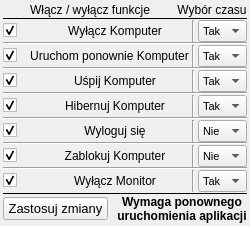
         <widget class="QWidget" name="Settings_TrayConfiguration" native="true">
          <layout class="QVBoxLayout" name="verticalLayout">
           <property name="spacing">
            <number>0</number>
           </property>
           <property name="leftMargin">
            <number>3</number>
           </property>
           <property name="topMargin">
            <number>3</number>
           </property>
           <property name="rightMargin">
            <number>3</number>
           </property>
           <property name="bottomMargin">
            <number>3</number>
           </property>
           <item>
            <layout class="QHBoxLayout" name="horizontalLayout_22">
             <item>
              <widget class="QLabel" name="label_9">
               <property name="text">
                <string>Włącz / wyłącz funkcje</string>
               </property>
               <property name="alignment">
                <set>Qt::AlignCenter</set>
               </property>
               <property name="wordWrap">
                <bool>true</bool>
               </property>
              </widget>
             </item>
             <item>
              <widget class="QLabel" name="label_17">
               <property name="sizePolicy">
                <sizepolicy hsizetype="Maximum" vsizetype="Preferred">
                 <horstretch>0</horstretch>
                 <verstretch>0</verstretch>
                </sizepolicy>
               </property>
               <property name="text">
                <string>Wybór czasu</string>
               </property>
               <property name="alignment">
                <set>Qt::AlignCenter</set>
               </property>
              </widget>
             </item>
            </layout>
           </item>
           <item>
            <widget class="Line" name="line_14">
             <property name="frameShadow">
              <enum>QFrame::Plain</enum>
             </property>
             <property name="lineWidth">
              <number>1</number>
             </property>
             <property name="midLineWidth">
              <number>0</number>
             </property>
             <property name="orientation">
              <enum>Qt::Horizontal</enum>
             </property>
            </widget>
           </item>
           <item>
            <layout class="QHBoxLayout" name="horizontalLayout">
             <property name="spacing">
              <number>3</number>
             </property>
             <item>
              <widget class="QCheckBox" name="Settings_Tray_Shutdown">
               <property name="sizePolicy">
                <sizepolicy hsizetype="Maximum" vsizetype="Fixed">
                 <horstretch>0</horstretch>
                 <verstretch>0</verstretch>
                </sizepolicy>
               </property>
               <property name="text">
                <string/>
               </property>
               <property name="checked">
                <bool>true</bool>
               </property>
              </widget>
             </item>
             <item>
              <widget class="QLabel" name="Settings_Tray_ShutdownIcon">
               <property name="maximumSize">
                <size>
                 <width>18</width>
                 <height>18</height>
                </size>
               </property>
               <property name="text">
                <string/>
               </property>
               <property name="pixmap">
                <pixmap resource="../../resources.qrc">:/icons/Resources/Icons/shutdown.png</pixmap>
               </property>
               <property name="scaledContents">
                <bool>true</bool>
               </property>
              </widget>
             </item>
             <item>
              <widget class="QLabel" name="Settings_Tray_ShutdownText">
               <property name="text">
                <string>Wyłącz Komputer</string>
               </property>
               <property name="alignment">
                <set>Qt::AlignCenter</set>
               </property>
              </widget>
             </item>
             <item>
              <widget class="Line" name="line">
               <property name="orientation">
                <enum>Qt::Vertical</enum>
               </property>
              </widget>
             </item>
             <item>
              <widget class="QComboBox" name="Settings_Tray_ShutdownTime">
               <property name="enabled">
                <bool>true</bool>
               </property>
               <property name="sizePolicy">
                <sizepolicy hsizetype="Maximum" vsizetype="Minimum">
                 <horstretch>0</horstretch>
                 <verstretch>0</verstretch>
                </sizepolicy>
               </property>
               <property name="font">
                <font>
                 <pointsize>8</pointsize>
                </font>
               </property>
               <property name="cursor">
                <cursorShape>PointingHandCursor</cursorShape>
               </property>
               <property name="currentIndex">
                <number>1</number>
               </property>
               <property name="iconSize">
                <size>
                 <width>13</width>
                 <height>13</height>
                </size>
               </property>
               <item>
                <property name="text">
                 <string>Nie</string>
                </property>
                <property name="icon">
                 <iconset resource="../../resources.qrc">
                  <normaloff>:/icons/Resources/Icons/cancel.png</normaloff>:/icons/Resources/Icons/cancel.png</iconset>
                </property>
               </item>
               <item>
                <property name="text">
                 <string>Tak</string>
                </property>
                <property name="icon">
                 <iconset resource="../../resources.qrc">
                  <normaloff>:/icons/Resources/Icons/accept.png</normaloff>:/icons/Resources/Icons/accept.png</iconset>
                </property>
               </item>
              </widget>
             </item>
            </layout>
           </item>
           <item>
            <widget class="Line" name="line_22">
             <property name="frameShadow">
              <enum>QFrame::Sunken</enum>
             </property>
             <property name="lineWidth">
              <number>1</number>
             </property>
             <property name="midLineWidth">
              <number>0</number>
             </property>
             <property name="orientation">
              <enum>Qt::Horizontal</enum>
             </property>
            </widget>
           </item>
           <item>
            <layout class="QHBoxLayout" name="horizontalLayout_2">
             <property name="spacing">
              <number>3</number>
             </property>
             <item>
              <widget class="QCheckBox" name="Settings_Tray_Reboot">
               <property name="sizePolicy">
                <sizepolicy hsizetype="Maximum" vsizetype="Fixed">
                 <horstretch>0</horstretch>
                 <verstretch>0</verstretch>
                </sizepolicy>
               </property>
               <property name="text">
                <string/>
               </property>
               <property name="checked">
                <bool>true</bool>
               </property>
              </widget>
             </item>
             <item>
              <widget class="QLabel" name="Settings_Tray_RebootIcon">
               <property name="maximumSize">
                <size>
                 <width>18</width>
                 <height>18</height>
                </size>
               </property>
               <property name="text">
                <string/>
               </property>
               <property name="pixmap">
                <pixmap resource="../../resources.qrc">:/icons/Resources/Icons/reboot.png</pixmap>
               </property>
               <property name="scaledContents">
                <bool>true</bool>
               </property>
              </widget>
             </item>
             <item>
              <widget class="QLabel" name="Settings_Tray_RebootText">
               <property name="text">
                <string>Uruchom ponownie Komputer</string>
               </property>
               <property name="alignment">
                <set>Qt::AlignCenter</set>
               </property>
              </widget>
             </item>
             <item>
              <widget class="Line" name="line_2">
               <property name="orientation">
                <enum>Qt::Vertical</enum>
               </property>
              </widget>
             </item>
             <item>
              <widget class="QComboBox" name="Settings_Tray_RebootTime">
               <property name="enabled">
                <bool>true</bool>
               </property>
               <property name="sizePolicy">
                <sizepolicy hsizetype="Maximum" vsizetype="Minimum">
                 <horstretch>0</horstretch>
                 <verstretch>0</verstretch>
                </sizepolicy>
               </property>
               <property name="font">
                <font>
                 <pointsize>8</pointsize>
                </font>
               </property>
               <property name="cursor">
                <cursorShape>PointingHandCursor</cursorShape>
               </property>
               <property name="currentIndex">
                <number>1</number>
               </property>
               <property name="iconSize">
                <size>
                 <width>13</width>
                 <height>13</height>
                </size>
               </property>
               <item>
                <property name="text">
                 <string>Nie</string>
                </property>
                <property name="icon">
                 <iconset resource="../../resources.qrc">
                  <normaloff>:/icons/Resources/Icons/cancel.png</normaloff>:/icons/Resources/Icons/cancel.png</iconset>
                </property>
               </item>
               <item>
                <property name="text">
                 <string>Tak</string>
                </property>
                <property name="icon">
                 <iconset resource="../../resources.qrc">
                  <normaloff>:/icons/Resources/Icons/accept.png</normaloff>:/icons/Resources/Icons/accept.png</iconset>
                </property>
               </item>
              </widget>
             </item>
            </layout>
           </item>
           <item>
            <widget class="Line" name="line_23">
             <property name="frameShadow">
              <enum>QFrame::Sunken</enum>
             </property>
             <property name="lineWidth">
              <number>1</number>
             </property>
             <property name="midLineWidth">
              <number>0</number>
             </property>
             <property name="orientation">
              <enum>Qt::Horizontal</enum>
             </property>
            </widget>
           </item>
           <item>
            <layout class="QHBoxLayout" name="horizontalLayout_3">
             <property name="spacing">
              <number>3</number>
             </property>
             <item>
              <widget class="QCheckBox" name="Settings_Tray_Sleep">
               <property name="sizePolicy">
                <sizepolicy hsizetype="Maximum" vsizetype="Fixed">
                 <horstretch>0</horstretch>
                 <verstretch>0</verstretch>
                </sizepolicy>
               </property>
               <property name="text">
                <string/>
               </property>
               <property name="checked">
                <bool>true</bool>
               </property>
              </widget>
             </item>
             <item>
              <widget class="QLabel" name="Settings_Tray_SleepIcon">
               <property name="maximumSize">
                <size>
                 <width>18</width>
                 <height>18</height>
                </size>
               </property>
               <property name="text">
                <string/>
               </property>
               <property name="pixmap">
                <pixmap resource="../../resources.qrc">:/icons/Resources/Icons/hibernate.png</pixmap>
               </property>
               <property name="scaledContents">
                <bool>true</bool>
               </property>
              </widget>
             </item>
             <item>
              <widget class="QLabel" name="Settings_Tray_SleepText">
               <property name="text">
                <string>Uśpij Komputer</string>
               </property>
               <property name="alignment">
                <set>Qt::AlignCenter</set>
               </property>
              </widget>
             </item>
             <item>
              <widget class="Line" name="line_3">
               <property name="orientation">
                <enum>Qt::Vertical</enum>
               </property>
              </widget>
             </item>
             <item>
              <widget class="QComboBox" name="Settings_Tray_SleepTime">
               <property name="enabled">
                <bool>true</bool>
               </property>
               <property name="sizePolicy">
                <sizepolicy hsizetype="Maximum" vsizetype="Minimum">
                 <horstretch>0</horstretch>
                 <verstretch>0</verstretch>
                </sizepolicy>
               </property>
               <property name="font">
                <font>
                 <pointsize>8</pointsize>
                </font>
               </property>
               <property name="cursor">
                <cursorShape>PointingHandCursor</cursorShape>
               </property>
               <property name="currentIndex">
                <number>1</number>
               </property>
               <property name="iconSize">
                <size>
                 <width>13</width>
                 <height>13</height>
                </size>
               </property>
               <item>
                <property name="text">
                 <string>Nie</string>
                </property>
                <property name="icon">
                 <iconset resource="../../resources.qrc">
                  <normaloff>:/icons/Resources/Icons/cancel.png</normaloff>:/icons/Resources/Icons/cancel.png</iconset>
                </property>
               </item>
               <item>
                <property name="text">
                 <string>Tak</string>
                </property>
                <property name="icon">
                 <iconset resource="../../resources.qrc">
                  <normaloff>:/icons/Resources/Icons/accept.png</normaloff>:/icons/Resources/Icons/accept.png</iconset>
                </property>
               </item>
              </widget>
             </item>
            </layout>
           </item>
           <item>
            <widget class="Line" name="line_26">
             <property name="frameShadow">
              <enum>QFrame::Sunken</enum>
             </property>
             <property name="lineWidth">
              <number>1</number>
             </property>
             <property name="midLineWidth">
              <number>0</number>
             </property>
             <property name="orientation">
              <enum>Qt::Horizontal</enum>
             </property>
            </widget>
           </item>
           <item>
            <layout class="QHBoxLayout" name="horizontalLayout_4">
             <property name="spacing">
              <number>3</number>
             </property>
             <item>
              <widget class="QCheckBox" name="Settings_Tray_Hibernate">
               <property name="sizePolicy">
                <sizepolicy hsizetype="Maximum" vsizetype="Fixed">
                 <horstretch>0</horstretch>
                 <verstretch>0</verstretch>
                </sizepolicy>
               </property>
               <property name="text">
                <string/>
               </property>
               <property name="checked">
                <bool>true</bool>
               </property>
              </widget>
             </item>
             <item>
              <widget class="QLabel" name="Settings_Tray_HibernateIcon">
               <property name="maximumSize">
                <size>
                 <width>18</width>
                 <height>18</height>
                </size>
               </property>
               <property name="text">
                <string/>
               </property>
               <property name="pixmap">
                <pixmap resource="../../resources.qrc">:/icons/Resources/Icons/hibernate.png</pixmap>
               </property>
               <property name="scaledContents">
                <bool>true</bool>
               </property>
              </widget>
             </item>
             <item>
              <widget class="QLabel" name="Settings_Tray_HibernateText">
               <property name="text">
                <string>Hibernuj Komputer</string>
               </property>
               <property name="alignment">
                <set>Qt::AlignCenter</set>
               </property>
              </widget>
             </item>
             <item>
              <widget class="Line" name="line_4">
               <property name="orientation">
                <enum>Qt::Vertical</enum>
               </property>
              </widget>
             </item>
             <item>
              <widget class="QComboBox" name="Settings_Tray_HibernateTime">
               <property name="enabled">
                <bool>true</bool>
               </property>
               <property name="sizePolicy">
                <sizepolicy hsizetype="Maximum" vsizetype="Minimum">
                 <horstretch>0</horstretch>
                 <verstretch>0</verstretch>
                </sizepolicy>
               </property>
               <property name="font">
                <font>
                 <pointsize>8</pointsize>
                </font>
               </property>
               <property name="cursor">
                <cursorShape>PointingHandCursor</cursorShape>
               </property>
               <property name="currentIndex">
                <number>1</number>
               </property>
               <property name="iconSize">
                <size>
                 <width>13</width>
                 <height>13</height>
                </size>
               </property>
               <item>
                <property name="text">
                 <string>Nie</string>
                </property>
                <property name="icon">
                 <iconset resource="../../resources.qrc">
                  <normaloff>:/icons/Resources/Icons/cancel.png</normaloff>:/icons/Resources/Icons/cancel.png</iconset>
                </property>
               </item>
               <item>
                <property name="text">
                 <string>Tak</string>
                </property>
                <property name="icon">
                 <iconset resource="../../resources.qrc">
                  <normaloff>:/icons/Resources/Icons/accept.png</normaloff>:/icons/Resources/Icons/accept.png</iconset>
                </property>
               </item>
              </widget>
             </item>
            </layout>
           </item>
           <item>
            <widget class="Line" name="line_27">
             <property name="frameShadow">
              <enum>QFrame::Sunken</enum>
             </property>
             <property name="lineWidth">
              <number>1</number>
             </property>
             <property name="midLineWidth">
              <number>0</number>
             </property>
             <property name="orientation">
              <enum>Qt::Horizontal</enum>
             </property>
            </widget>
           </item>
           <item>
            <layout class="QHBoxLayout" name="horizontalLayout_5">
             <property name="spacing">
              <number>3</number>
             </property>
             <item>
              <widget class="QCheckBox" name="Settings_Tray_Logoff">
               <property name="sizePolicy">
                <sizepolicy hsizetype="Maximum" vsizetype="Fixed">
                 <horstretch>0</horstretch>
                 <verstretch>0</verstretch>
                </sizepolicy>
               </property>
               <property name="text">
                <string/>
               </property>
               <property name="checked">
                <bool>true</bool>
               </property>
              </widget>
             </item>
             <item>
              <widget class="QLabel" name="Settings_Tray_LogoffIcon">
               <property name="maximumSize">
                <size>
                 <width>18</width>
                 <height>18</height>
                </size>
               </property>
               <property name="text">
                <string/>
               </property>
               <property name="pixmap">
                <pixmap resource="../../resources.qrc">:/icons/Resources/Icons/logout.png</pixmap>
               </property>
               <property name="scaledContents">
                <bool>true</bool>
               </property>
              </widget>
             </item>
             <item>
              <widget class="QLabel" name="Settings_Tray_LogoffText">
               <property name="text">
                <string>Wyloguj się</string>
               </property>
               <property name="alignment">
                <set>Qt::AlignCenter</set>
               </property>
              </widget>
             </item>
             <item>
              <widget class="Line" name="line_11">
               <property name="orientation">
                <enum>Qt::Vertical</enum>
               </property>
              </widget>
             </item>
             <item>
              <widget class="QComboBox" name="Settings_Tray_LogoffTime">
               <property name="enabled">
                <bool>true</bool>
               </property>
               <property name="sizePolicy">
                <sizepolicy hsizetype="Maximum" vsizetype="Minimum">
                 <horstretch>0</horstretch>
                 <verstretch>0</verstretch>
                </sizepolicy>
               </property>
               <property name="font">
                <font>
                 <pointsize>8</pointsize>
                </font>
               </property>
               <property name="cursor">
                <cursorShape>PointingHandCursor</cursorShape>
               </property>
               <property name="currentIndex">
                <number>0</number>
               </property>
               <property name="iconSize">
                <size>
                 <width>13</width>
                 <height>13</height>
                </size>
               </property>
               <item>
                <property name="text">
                 <string>Nie</string>
                </property>
                <property name="icon">
                 <iconset resource="../../resources.qrc">
                  <normaloff>:/icons/Resources/Icons/cancel.png</normaloff>:/icons/Resources/Icons/cancel.png</iconset>
                </property>
               </item>
               <item>
                <property name="text">
                 <string>Tak</string>
                </property>
                <property name="icon">
                 <iconset resource="../../resources.qrc">
                  <normaloff>:/icons/Resources/Icons/accept.png</normaloff>:/icons/Resources/Icons/accept.png</iconset>
                </property>
               </item>
              </widget>
             </item>
            </layout>
           </item>
           <item>
            <widget class="Line" name="line_35">
             <property name="frameShadow">
              <enum>QFrame::Sunken</enum>
             </property>
             <property name="lineWidth">
              <number>1</number>
             </property>
             <property name="midLineWidth">
              <number>0</number>
             </property>
             <property name="orientation">
              <enum>Qt::Horizontal</enum>
             </property>
            </widget>
           </item>
           <item>
            <layout class="QHBoxLayout" name="horizontalLayout_6">
             <property name="spacing">
              <number>3</number>
             </property>
             <item>
              <widget class="QCheckBox" name="Settings_Tray_Lock">
               <property name="sizePolicy">
                <sizepolicy hsizetype="Maximum" vsizetype="Fixed">
                 <horstretch>0</horstretch>
                 <verstretch>0</verstretch>
                </sizepolicy>
               </property>
               <property name="text">
                <string/>
               </property>
               <property name="checked">
                <bool>true</bool>
               </property>
              </widget>
             </item>
             <item>
              <widget class="QLabel" name="Settings_Tray_LockIcon">
               <property name="maximumSize">
                <size>
                 <width>18</width>
                 <height>18</height>
                </size>
               </property>
               <property name="text">
                <string/>
               </property>
               <property name="pixmap">
                <pixmap resource="../../resources.qrc">:/icons/Resources/Icons/lock.png</pixmap>
               </property>
               <property name="scaledContents">
                <bool>true</bool>
               </property>
              </widget>
             </item>
             <item>
              <widget class="QLabel" name="Settings_Tray_LockText">
               <property name="text">
                <string>Zablokuj Komputer</string>
               </property>
               <property name="alignment">
                <set>Qt::AlignCenter</set>
               </property>
              </widget>
             </item>
             <item>
              <widget class="Line" name="line_12">
               <property name="orientation">
                <enum>Qt::Vertical</enum>
               </property>
              </widget>
             </item>
             <item>
              <widget class="QComboBox" name="Settings_Tray_LockTime">
               <property name="enabled">
                <bool>true</bool>
               </property>
               <property name="sizePolicy">
                <sizepolicy hsizetype="Maximum" vsizetype="Minimum">
                 <horstretch>0</horstretch>
                 <verstretch>0</verstretch>
                </sizepolicy>
               </property>
               <property name="font">
                <font>
                 <pointsize>8</pointsize>
                </font>
               </property>
               <property name="cursor">
                <cursorShape>PointingHandCursor</cursorShape>
               </property>
               <property name="currentIndex">
                <number>0</number>
               </property>
               <property name="iconSize">
                <size>
                 <width>13</width>
                 <height>13</height>
                </size>
               </property>
               <item>
                <property name="text">
                 <string>Nie</string>
                </property>
                <property name="icon">
                 <iconset resource="../../resources.qrc">
                  <normaloff>:/icons/Resources/Icons/cancel.png</normaloff>:/icons/Resources/Icons/cancel.png</iconset>
                </property>
               </item>
               <item>
                <property name="text">
                 <string>Tak</string>
                </property>
                <property name="icon">
                 <iconset resource="../../resources.qrc">
                  <normaloff>:/icons/Resources/Icons/accept.png</normaloff>:/icons/Resources/Icons/accept.png</iconset>
                </property>
               </item>
              </widget>
             </item>
            </layout>
           </item>
           <item>
            <widget class="Line" name="line_36">
             <property name="frameShadow">
              <enum>QFrame::Sunken</enum>
             </property>
             <property name="lineWidth">
              <number>1</number>
             </property>
             <property name="midLineWidth">
              <number>0</number>
             </property>
             <property name="orientation">
              <enum>Qt::Horizontal</enum>
             </property>
            </widget>
           </item>
           <item>
            <layout class="QHBoxLayout" name="horizontalLayout_7">
             <property name="spacing">
              <number>3</number>
             </property>
             <item>
              <widget class="QCheckBox" name="Settings_Tray_Monitor">
               <property name="sizePolicy">
                <sizepolicy hsizetype="Maximum" vsizetype="Fixed">
                 <horstretch>0</horstretch>
                 <verstretch>0</verstretch>
                </sizepolicy>
               </property>
               <property name="text">
                <string/>
               </property>
               <property name="checked">
                <bool>true</bool>
               </property>
              </widget>
             </item>
             <item>
              <widget class="QLabel" name="Settings_Tray_MonitorIcon">
               <property name="maximumSize">
                <size>
                 <width>18</width>
                 <height>18</height>
                </size>
               </property>
               <property name="text">
                <string/>
               </property>
               <property name="pixmap">
                <pixmap resource="../../resources.qrc">:/icons/Resources/Icons/monitor_off.png</pixmap>
               </property>
               <property name="scaledContents">
                <bool>true</bool>
               </property>
              </widget>
             </item>
             <item>
              <widget class="QLabel" name="Settings_Tray_MonitorText">
               <property name="text">
                <string>Wyłącz Monitor</string>
               </property>
               <property name="alignment">
                <set>Qt::AlignCenter</set>
               </property>
              </widget>
             </item>
             <item>
              <widget class="Line" name="line_15">
               <property name="orientation">
                <enum>Qt::Vertical</enum>
               </property>
              </widget>
             </item>
             <item>
              <widget class="QComboBox" name="Settings_Tray_MonitorTime">
               <property name="enabled">
                <bool>true</bool>
               </property>
               <property name="sizePolicy">
                <sizepolicy hsizetype="Maximum" vsizetype="Minimum">
                 <horstretch>0</horstretch>
                 <verstretch>0</verstretch>
                </sizepolicy>
               </property>
               <property name="font">
                <font>
                 <pointsize>8</pointsize>
                </font>
               </property>
               <property name="cursor">
                <cursorShape>PointingHandCursor</cursorShape>
               </property>
               <property name="currentIndex">
                <number>1</number>
               </property>
               <property name="iconSize">
                <size>
                 <width>13</width>
                 <height>13</height>
                </size>
               </property>
               <item>
                <property name="text">
                 <string>Nie</string>
                </property>
                <property name="icon">
                 <iconset resource="../../resources.qrc">
                  <normaloff>:/icons/Resources/Icons/cancel.png</normaloff>:/icons/Resources/Icons/cancel.png</iconset>
                </property>
               </item>
               <item>
                <property name="text">
                 <string>Tak</string>
                </property>
                <property name="icon">
                 <iconset resource="../../resources.qrc">
                  <normaloff>:/icons/Resources/Icons/accept.png</normaloff>:/icons/Resources/Icons/accept.png</iconset>
                </property>
               </item>
              </widget>
             </item>
            </layout>
           </item>
           <item>
            <layout class="QVBoxLayout" name="verticalLayout_4">
             <property name="spacing">
              <number>0</number>
             </property>
             <item>
              <widget class="Line" name="line_21">
               <property name="frameShadow">
                <enum>QFrame::Plain</enum>
               </property>
               <property name="lineWidth">
                <number>1</number>
               </property>
               <property name="midLineWidth">
                <number>0</number>
               </property>
               <property name="orientation">
                <enum>Qt::Horizontal</enum>
               </property>
              </widget>
             </item>
             <item>
              <layout class="QHBoxLayout" name="horizontalLayout_23">
               <property name="spacing">
                <number>9</number>
               </property>
               <item>
                <widget class="QPushButton" name="Settings_Tray_ApplyChanges">
                 <property name="font">
                  <font>
                   <pointsize>10</pointsize>
                  </font>
                 </property>
                 <property name="text">
                  <string>Zastosuj zmiany</string>
                 </property>
                 <property name="icon">
                  <iconset resource="../../resources.qrc">
                   <normaloff>:/icons/Resources/Icons/accept.png</normaloff>:/icons/Resources/Icons/accept.png</iconset>
                 </property>
                 <property name="autoDefault">
                  <bool>false</bool>
                 </property>
                </widget>
               </item>
               <item>
                <widget class="QLabel" name="label_18">
                 <property name="font">
                  <font>
                   <weight>75</weight>
                   <bold>true</bold>
                  </font>
                 </property>
                 <property name="text">
                  <string>Wymaga ponownego uruchomienia aplikacji</string>
                 </property>
                 <property name="alignment">
                  <set>Qt::AlignCenter</set>
                 </property>
                 <property name="wordWrap">
                  <bool>true</bool>
                 </property>
                </widget>
               </item>
              </layout>
             </item>
            </layout>
           </item>
          </layout>
         </widget>
